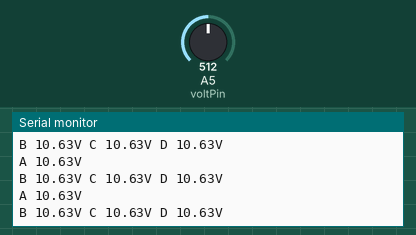
A sketch run on a simulated Arduino Uno, built with avr-gcc and run on an emulated ATmega328P. Shown: the last lines printed to the serial monitor. The inputs (shaded band) are chosen by the test bench; at power-on: A5 (voltPin) = 512.

Above: at 1.2 s.
1.3 s: A5 (voltPin) set to 473
At 2.2 s:
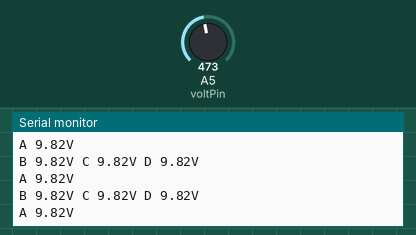
4.3 s: A5 (voltPin) set to 511
At 5.1 s:
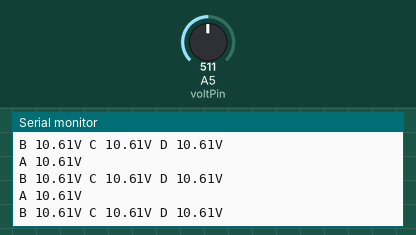
7.3 s: A5 (voltPin) set to 306
At 7.9 s:
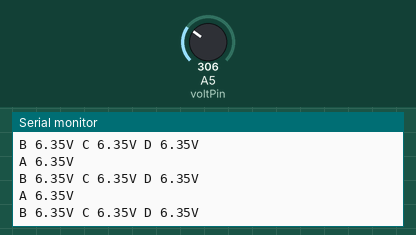
10.3 s: A5 (voltPin) set to 716
At 11.0 s:
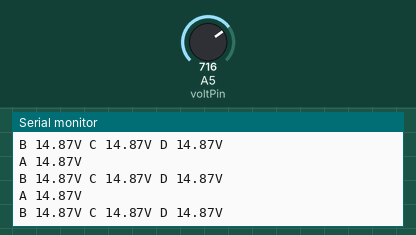
13.3 s: A5 (voltPin) set to 122
At 13.9 s:
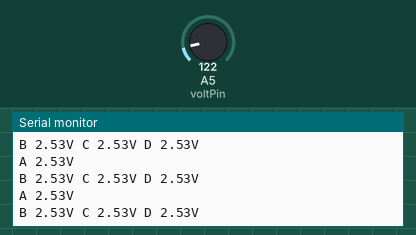
19.3 s: A5 (voltPin) set to 900
At 19.9 s:
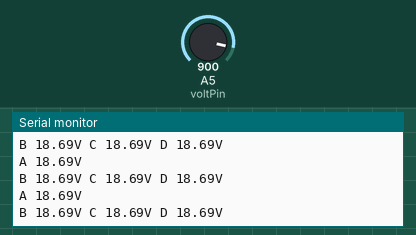
Timing chart, 0 to 22.3 s (numbered marks = the images above; inputs shaded):
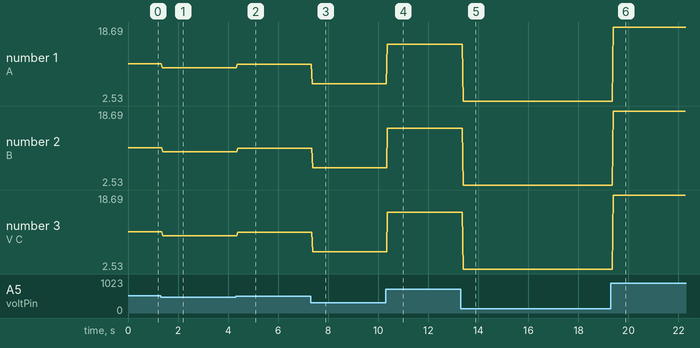

Measured:
- the behaviour switches between 482 and 481 on A5 (voltPin) (found by bisection; images 0 and 1)
- after the input at 1.3 s, the serial monitor: prints a new line after 0.07 s (image 1)
- after the input at 4.3 s, the serial monitor: prints a new line after 0.07 s (image 2)
- after the input at 7.3 s, the serial monitor: prints a new line after 0.06 s (image 3)
- after the input at 10.3 s, the serial monitor: prints a new line after 0.06 s (image 4)
- after the input at 13.3 s, the serial monitor: prints a new line after 0.10 s (image 5)
- after the input at 19.3 s, the serial monitor: prints a new line after 0.09 s (image 6)
- plotted number 1: 10.63 → 9.82 after the input at 1.3 s, 9.82 → 10.61 after the input at 4.3 s, 10.61 → 6.35 after the input at 7.3 s, 6.35 → 14.87 after the input at 10.3 s, 14.87 → 2.53 after the input at 13.3 s

The sketch:

voltometer_module.ino.ino
```cpp
const int voltPin = 5;
//Variables for voltage divider
float denominator;
int resistor1 = 3415;
int resistor2 = 1050;
void setup() {
    Serial.begin(9600);

}

void loop() {
 float voltage;
int V = voltage;
denominator = (float)resistor2 / (resistor1 + resistor2);
 //Obtain RAW voltage data
  voltage = analogRead(voltPin);
  //Convert to actual voltage (0 - 5 Vdc)
  voltage = (voltage / 2048) * 10 ;
  //Convert to voltage before divider
  //  Divide by divider = multiply
  //  Divide by 1/5 = multiply by 5
  voltage = voltage / denominator;
  //Output to serial
 Serial.print("A ");
    Serial.print(voltage);
    Serial.print("V ");
    Serial.println("");
        // voltage 2 - B (pin A3)
    Serial.print("B ");
    Serial.print(voltage);
    Serial.print("V ");
    // voltge 3 - C (pin A4)
    Serial.print("C ");
    Serial.print(voltage);
    Serial.print("V ");
    // voltage 4 - D (pin A5)
    Serial.print("D ");
    Serial.print(voltage);
    Serial.print("V ");
    Serial.println("");
    delay(10);
}
```
